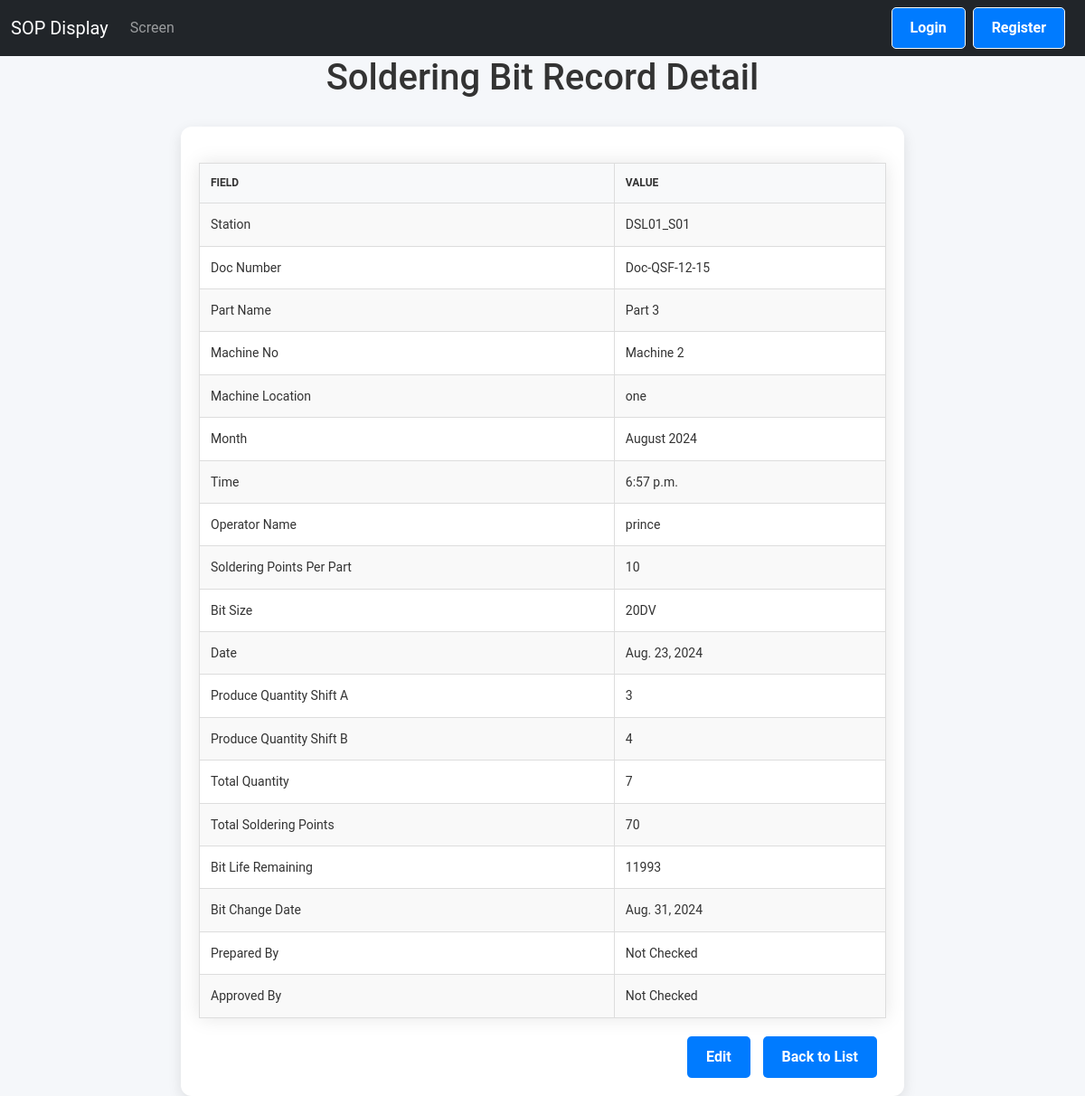
Page /screen/soldering/detail/2/ on the committed database.
### screen_app/models.py (models this page shows, shortened)
class SolderingBitRecord(models.Model):
    PART_CHOICES = (
        ('tsc_01', 'TSC 01'),
        ('tsc_02', 'TSC 02'),
        ('tsc_04', 'TSC 04'),
        ('tsc_05', 'TSC 05'),
        ('tsc_09', 'TSC 09'),
        ('ebe_01', 'EBE 01'),
        ('csl_01', 'CSL 01'),
        ('dtr_03', 'DTR 03'),
        ('dtr_05', 'DTR 05'),
    )
    MACHINE_CHOICES = (
        ('M1', 'Machine 1'),
        ('M2', 'Machine 2'),
        ('M3', 'Machine 3'),
    )
    LOCATION_CHOICES = (
        ('visual_inspection', 'Visual Inspection'),
        ('programming_testing', 'Programming & Testing'),
        ('function_testing', 'Function Testing'),
        ('adhesive_application', 'Adhesive Application'),
        ('conformal_coating', 'Conformal Coating'),
        ('housing', 'Housing'),
        ('e90fl', 'E90FL'),
        ('dr_beck_epoxy', 'Dr. Beck Epoxy'),
        ('final_testing', 'Final Testing'),
    )
    TICK_CHOICES = [
        ('✔', 'OK'),
        ('✘', 'Not OK'),
        ('', 'Not Checked'),
    ]
    station = models.CharField(max_length=100, default='DSL01_S01')
    doc_number = models.CharField(max_length=50, verbose_name="Doc. No.", default='Doc-QSF-12-15', blank=True)
    part_name = models.CharField(max_length=100, choices=PART_CHOICES)
    machine_no = models.CharField(max_length=150, choices=MACHINE_CHOICES)
    machine_location = models.CharField(max_length=150,choices=LOCATION_CHOICES)
    month = models.DateField(default=timezone.now, blank=True)
    time = models.TimeField(default=timezone.now, blank=True)
    operator_name = models.ForeignKey(User, on_delete=models.CASCADE, blank=True, null=True)
    soldering_points_per_part = models.IntegerField(default=10)
    bit_size = models.CharField(max_length=20, default="20DV")
    date = models.DateField(default=timezone.now, blank=True)
    produce_quantity_shift_a = models.IntegerField(verbose_name="Produce Quantity Shift A")
    produce_quantity_shift_b = models.IntegerField(verbose_name="Produce Quantity Shift B")
    total_quantity = models.IntegerField(verbose_name="Total Quantity (Both shifts)", default=500)
    total_soldering_points = models.IntegerField(verbose_name="Total Soldering points/day", default=500)
    bit_life_remaining = models.IntegerField(verbose_name="Bit Life Remaining (Parts in Nos.)", default=500)
    bit_change_date = models.DateField(verbose_name="Bit Change Date")
    prepared_by = models.CharField(max_length=100, choices=TICK_CHOICES, blank=True)
    approved_by = models.CharField(max_length=100, choices=TICK_CHOICES, blank=True)
    class Meta:
        verbose_name = "Robotic Soldering Bit Replacement Record"
        verbose_name_plural = "Robotic Soldering Bit Replacement Records"

### screen_app/views.py (the view)
# urls.py: path('soldering/detail/<int:pk>/', SolderingBitRecordDetailView.as_view(), name='soldering_bit_record_detail'),
class SolderingBitRecordDetailView(View):
    def get(self, request, pk):
        record = get_object_or_404(SolderingBitRecord, pk=pk)
        return render(request, 'SolderingBitRecord/soldering_bit_record_detail.html', {'record': record})

### screen_app/templates/SolderingBitRecord/soldering_bit_record_detail.html (shortened to what this page needs)
{% extends "base.html" %}
{% block content %}
<h1>Soldering Bit Record Detail</h1>
<div class="container">
    <table class="excel-table">
        <tr>
            <th>Field</th>
            <th>Value</th>
        </tr>
        <tr>
            <td>Station</td>
            <td>{{ record.station }}</td>
        </tr>
        <tr>
            <td>Doc Number</td>
            <td>{{ record.doc_number }}</td>
        </tr>
        <tr>
            <td>Part Name</td>
            <td>{{ record.get_part_name_display }}</td>
        </tr>
        <tr>
            <td>Machine No</td>
            <td>{{ record.get_machine_no_display }}</td>
        </tr>
        <tr>
            <td>Machine Location</td>
            <td>{{ record.get_machine_location_display }}</td>
        </tr>
        <tr>
            <td>Month</td>
            <td>{{ record.month|date:"F Y" }}</td>
        </tr>
        <tr>
            <td>Time</td>
            <td>{{ record.time }}</td>
        </tr>
        <tr>
            <td>Operator Name</td>
            <td>{{ record.operator_name }}</td>
        </tr>
        <tr>
            <td>Soldering Points Per Part</td>
            <td>{{ record.soldering_points_per_part }}</td>
        </tr>
        <tr>
            <td>Bit Size</td>
            <td>{{ record.bit_size }}</td>
        </tr>
        <tr>
            <td>Date</td>
            <td>{{ record.date }}</td>
        </tr>
        <tr>
            <td>Produce Quantity Shift A</td>
            <td>{{ record.produce_quantity_shift_a }}</td>
        </tr>
        <tr>
            <td>Produce Quantity Shift B</td>
            <td>{{ record.produce_quantity_shift_b }}</td>
        </tr>
        <tr>
            <td>Total Quantity</td>
            <td>{{ record.total_quantity }}</td>
        </tr>
        <tr>
            <td>Total Soldering Points</td>
            <td>{{ record.total_soldering_points }}</td>
        </tr>
        <tr>
            <td>Bit Life Remaining</td>
            <td>{{ record.bit_life_remaining }}</td>
        </tr>
        <tr>
            <td>Bit Change Date</td>
            <td>{{ record.bit_change_date }}</td>
        </tr>
        <tr>
            <td>Prepared By</td>
            <td>{{ record.get_prepared_by_display }}</td>
        </tr>
        <tr>
            <td>Approved By</td>
            <td>{{ record.get_approved_by_display }}</td>
        </tr>
    </table>
    <div class="action-buttons">
        <a href="{% url 'update_soldering_bit_record' record.pk %}" class="btn">Edit</a>
        <a href="{% url 'list_soldering_bit_records' %}" class="btn">Back to List</a>
    </div>
</div>
{% endblock content %}

### templates/base.html (style rules this page uses)
html, body { height: 100%; margin: 0; padding: 0; overflow-x: hidden; }
body { padding-top: 0px; }
body { scrollbar-width: none; -ms-overflow-style: none; }
:root { --primary-color: #4a90e2; --secondary-color: #f5f7fa; --text-color: #333; --border-color: #e0e0e0; }
body { font-family: "Roboto", Arial, sans-serif; background-color: var(--secondary-color); color: var(--text-color); line-height: 1.6; margin: 0; padding: 0; }
.container { max-width: 1200px; margin: 40px auto; padding: 30px; background-color: #ffffff; border-radius: 12px; box-shadow: 0 5px 15px rgba(0, 0, 0, 0.1); }
h1 { color: var(--primary-color); font-size: 2.5em; text-align: center; margin-bottom: 30px; }
.btn { display: inline-block; background-color: var(--primary-color); color: white; padding: 10px 20px; text-decoration: none; border-radius: 6px; font-weight: bold; transition: background-color 0.3s ease; }

### screen_app/templates/SolderingBitRecord/soldering_bit_record_detail.html (style rules this page uses)
.container { max-width: 800px; margin: 0 auto; padding: 20px; }
.excel-table { border-collapse: collapse; width: 100%; margin-top: 20px; font-size: 14px; box-shadow: 0 0 20px rgba(0, 0, 0, 0.1); }
.excel-table th, .excel-table td { border: 1px solid #ddd; padding: 12px; text-align: left; }
.excel-table th { background-color: #f8f9fa; font-weight: bold; text-transform: uppercase; font-size: 12px; }
.excel-table tr:nth-child(even) { background-color: #f9f9f9; }
.action-buttons { margin-top: 20px; text-align: right; }
.btn { display: inline-block; padding: 10px 20px; margin-right: 10px; background-color: #007bff; color: white; text-decoration: none; border-radius: 5px; transition: background-color 0.3s ease; }
h1 { color: #333; text-align: center; margin-bottom: 30px; }

### rows in the picture
SolderingBitRecord: station "DSL01_S01", doc_number "Doc-QSF-12-15", part_name "Part 3", machine_no "Machine 2", machine_location "one", month "August 2024", time "6:57 p.m.", operator_name "prince", soldering_points_per_part "10", bit_size "20DV", date "Aug. 23, 2024", produce_quantity_shift_a "3", produce_quantity_shift_b "4", total_quantity "7", total_soldering_points "70", bit_life_remaining "11993", bit_change_date "Aug. 31, 2024", prepared_by "Not Checked", approved_by "Not Checked"
